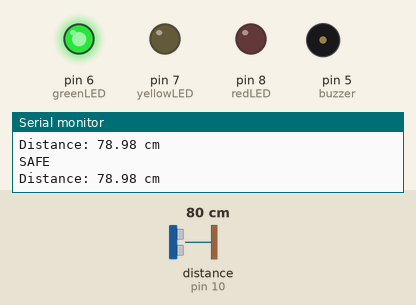
Simulated run of this sketch. Board: Arduino Uno, built with avr-gcc and run on an emulated ATmega328P. Shown: output pins drawn as LEDs (lit = HIGH), buzzer (waves = sounding), the last lines printed to the serial monitor. Wiring (inferred from the names in the program): ultrasonic range finder: trigger pin 9; echo pin 10. Dashed ring = blinking. The inputs (shaded band) are chosen by the test bench; at power-on: distance to the obstacle (sensor on pin 10) 80 cm. The echo pulse lasts 58.3 µs per cm; pins used as bus, display or sensor lines are not drawn.

Above: at 1.2 s.
1.3 s: distance to the obstacle (sensor on pin 10) set to 53 cm
4.3 s: distance to the obstacle (sensor on pin 10) set to 46 cm
At 4.6 s:
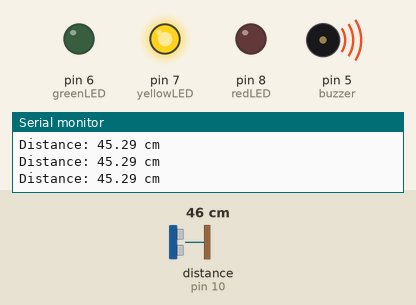
7.3 s: distance to the obstacle (sensor on pin 10) set to 23 cm
10.3 s: distance to the obstacle (sensor on pin 10) set to 18 cm
At 10.43 s:
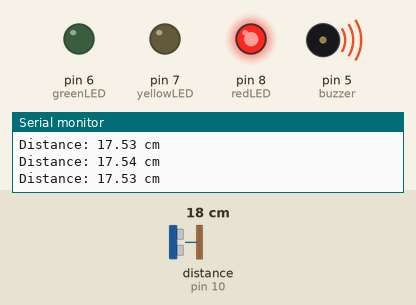
13.3 s: distance to the obstacle (sensor on pin 10) set to 12 cm
16.3 s: distance to the obstacle (sensor on pin 10) set to 9 cm
At 16.49 s:
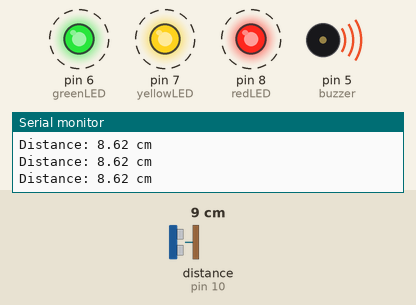
Timing chart, 0 to 20.3 s (numbered marks = the images above; inputs shaded):
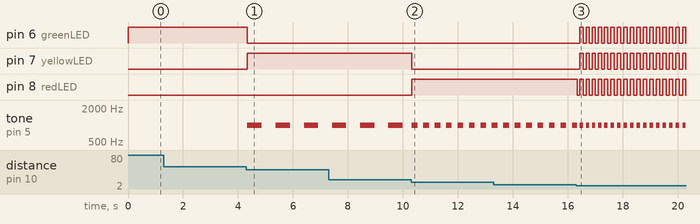

Measured:
- the behaviour switches between 51 and 50 cm on distance to the obstacle (sensor on pin 10) (found by bisection; images 0 and 1)
- the behaviour switches between 21 and 20 cm on distance to the obstacle (sensor on pin 10) (found by bisection; images 1 and 2)
- the behaviour switches between 11 and 10 cm on distance to the obstacle (sensor on pin 10) (found by bisection; images 2 and 3)
- after the input at 4.3 s, pin 6 (greenLED): HIGH → LOW at once; pin 7 (yellowLED): LOW → HIGH at once; tone on pin 5 (buzzer): alternates 1000 Hz for 0.52 s and silent for 0.52 s, starting at once
- after the input at 10.3 s, pin 7 (yellowLED): HIGH → LOW at once; pin 8 (redLED): LOW → HIGH at once; tone on pin 5 (buzzer): alternates 1000 Hz for 0.21 s and silent for 0.21 s, starting at once
- after the input at 16.3 s, pin 6 (greenLED), pin 7 (yellowLED): alternates HIGH for 0.12 s and LOW for 0.12 s, starting after 0.14 s; pin 8 (redLED): alternates HIGH for 0.12 s and LOW for 0.12 s, starting at once; tone on pin 5 (buzzer): alternates 1000 Hz for 0.12 s and silent for 0.12 s, starting after 0.14 s

The sketch:

parking_sensor.ino
```cpp
const int trigPin = 9;
const int echoPin = 10;
const int greenLED = 6;
const int yellowLED = 7;
const int redLED = 8;
const int buzzer = 5;
unsigned long previousMillis = 0;
bool beepState = false;
void setup(){
pinMode(trigPin,OUTPUT);
pinMode(echoPin,INPUT);
pinMode(greenLED,OUTPUT);
pinMode(yellowLED,OUTPUT);
pinMode(redLED,OUTPUT);
pinMode(buzzer,OUTPUT);
Serial.begin(9600);
}
void loop(){

  digitalWrite(trigPin, LOW);
  delayMicroseconds(2);

  digitalWrite(trigPin, HIGH);
  delayMicroseconds(10);

  digitalWrite(trigPin, LOW);

  long duration = pulseIn(echoPin, HIGH);

  float distance = (duration * 0.034) / 2;

  Serial.print("Distance: ");
  Serial.print(distance);
  Serial.println(" cm");

  unsigned long currentMillis = millis();

  if (distance > 50) {

    Serial.println("SAFE");

    digitalWrite(greenLED, HIGH);
    digitalWrite(yellowLED, LOW);
    digitalWrite(redLED, LOW);
    noTone(buzzer);
  }

  else if (distance > 20 && distance <= 50) {

    digitalWrite(greenLED, LOW);
    digitalWrite(yellowLED, HIGH);
    digitalWrite(redLED, LOW);

    if (currentMillis - previousMillis >= 500) {
      previousMillis = currentMillis;
      beepState = !beepState;

      if (beepState)
        tone(buzzer, 1000);
      else
        noTone(buzzer);
    }
  }

  else if (distance > 10 && distance <= 20) {

    digitalWrite(greenLED, LOW);
    digitalWrite(yellowLED, LOW);
    digitalWrite(redLED, HIGH);

    if (currentMillis - previousMillis >= 200) {
      previousMillis = currentMillis;
      beepState = !beepState;

      if (beepState)
        tone(buzzer, 1000);
      else
        noTone(buzzer);
    }
  }

  else {

    if (currentMillis - previousMillis >= 100) {

      previousMillis = currentMillis;

      beepState = !beepState;

      digitalWrite(greenLED, beepState);
      digitalWrite(yellowLED, beepState);
      digitalWrite(redLED, beepState);

      if (beepState)
        tone(buzzer, 1000);
      else
        noTone(buzzer);
    }
  }
}
```
